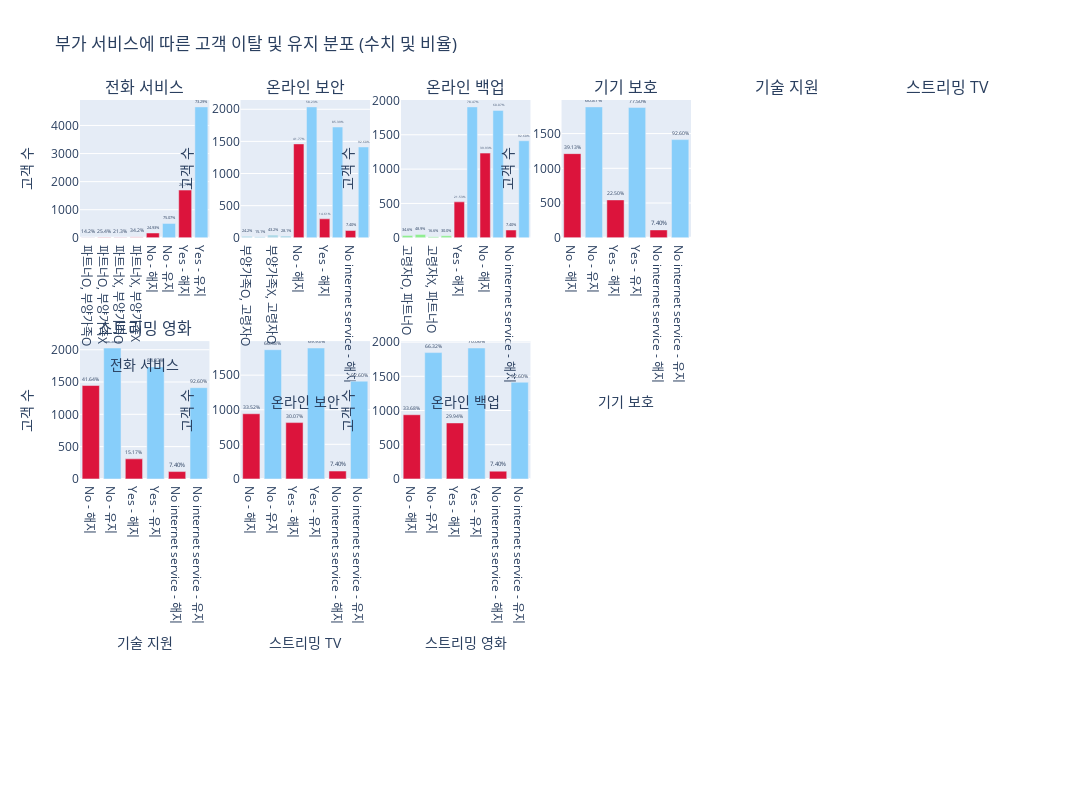

This figure's notebook cell:
### Code cell
for i, field in enumerate(fields):
    for value in df[field].unique():
        filtered_df = df[df[field] == value]
        churn_yes = filtered_df[filtered_df['Churn'] == 'Yes']
        churn_no = filtered_df[filtered_df['Churn'] == 'No']
        total = len(churn_yes) + len(churn_no)
        yes_percentage = (len(churn_yes) / total) * 100
        no_percentage = (len(churn_no) / total) * 100
        fig.add_trace(go.Bar(x=[f'{value} - 해지'], y=[len(churn_yes)], name='해지', marker_color='crimson', text=f'{yes_percentage:.2f}%'), row=(i//4)+1, col=(i%4)+1)
        fig.add_trace(go.Bar(x=[f'{value} - 유지'], y=[len(churn_no)], name='유지', marker_color='lightskyblue', text=f'{no_percentage:.2f}%'), row=(i//4)+1, col=(i%4)+1)
    fig.update_xaxes(title_text=titles[i], row=(i//4)+1, col=(i%4)+1)
    fig.update_yaxes(title_text="고객 수", row=(i//4)+1, col=(i%4)+1)
fig.update_traces(textposition='outside')
fig.update_layout(barmode='group', title_text='부가 서비스에 따른 고객 이탈 및 유지 분포 (수치 및 비율)', height=800, width=1500, showlegend=False)

fig.show()

### Figure 1 — Plotly figure (JSON) as saved in the notebook; plotly's stock layout.template omitted (floating-point values rounded to 4 significant figures)
{"data": [{"marker": {"color": "lightpink"}, "name": "파트너 및 부양 가족 여부", "text": ["14.2%", "25.4%", "21.3%", "34.2%"], "textposition": "outside", "type": "bar", "x": ["파트너O, 부양가족O", "파트너O, 부양가족X", "파트너X, 부양가족O", "파트너X, 부양가족X"], "xaxis": "x", "y": [14.24, 25.41, 21.33, 34.24], "yaxis": "y"}, {"marker": {"color": "lightblue"}, "name": "부양 가족 및 고령자 여부", "text": ["24.2%", "15.1%", "43.2%", "28.1%"], "textposition": "outside", "type": "bar", "x": ["부양가족O, 고령자O", "부양가족O, 고령자X", "부양가족X, 고령자O", "부양가족X, 고령자X"], "xaxis": "x2", "y": [24.18, 15.06, 43.2, 28.05], "yaxis": "y2"}, {"marker": {"color": "lightgreen"}, "name": "고령자 및 파트너 여부", "text": ["34.6%", "48.9%", "16.6%", "30.0%"], "textposition": "outside", "type": "bar", "x": ["고령자O, 파트너O", "고령자O, 파트너X", "고령자X, 파트너O", "고령자X, 파트너X"], "xaxis": "x3", "y": [34.55, 48.86, 16.65, 30.01], "yaxis": "y3"}, {"marker": {"color": "crimson"}, "name": "해지", "text": "24.93%", "textposition": "outside", "type": "bar", "x": ["No - 해지"], "xaxis": "x", "y": [170], "yaxis": "y"}, {"marker": {"color": "lightskyblue"}, "name": "유지", "text": "75.07%", "textposition": "outside", "type": "bar", "x": ["No - 유지"], "xaxis": "x", "y": [512], "yaxis": "y"}, {"marker": {"color": "crimson"}, "name": "해지", "text": "26.71%", "textposition": "outside", "type": "bar", "x": ["Yes - 해지"], "xaxis": "x", "y": [1699], "yaxis": "y"}, {"marker": {"color": "lightskyblue"}, "name": "유지", "text": "73.29%", "textposition": "outside", "type": "bar", "x": ["Yes - 유지"], "xaxis": "x", "y": [4662], "yaxis": "y"}, {"marker": {"color": "crimson"}, "name": "해지", "text": "41.77%", "textposition": "outside", "type": "bar", "x": ["No - 해지"], "xaxis": "x2", "y": [1461], "yaxis": "y2"}, {"marker": {"color": "lightskyblue"}, "name": "유지", "text": "58.23%", "textposition": "outside", "type": "bar", "x": ["No - 유지"], "xaxis": "x2", "y": [2037], "yaxis": "y2"}, {"marker": {"color": "crimson"}, "name": "해지", "text": "14.61%", "textposition": "outside", "type": "bar", "x": ["Yes - 해지"], "xaxis": "x2", "y": [295], "yaxis": "y2"}, {"marker": {"color": "lightskyblue"}, "name": "유지", "text": "85.39%", "textposition": "outside", "type": "bar", "x": ["Yes - 유지"], "xaxis": "x2", "y": [1724], "yaxis": "y2"}, {"marker": {"color": "crimson"}, "name": "해지", "text": "7.40%", "textposition": "outside", "type": "bar", "x": ["No internet service - 해지"], "xaxis": "x2", "y": [113], "yaxis": "y2"}, {"marker": {"color": "lightskyblue"}, "name": "유지", "text": "92.60%", "textposition": "outside", "type": "bar", "x": ["No internet service - 유지"], "xaxis": "x2", "y": [1413], "yaxis": "y2"}, {"marker": {"color": "crimson"}, "name": "해지", "text": "21.53%", "textposition": "outside", "type": "bar", "x": ["Yes - 해지"], "xaxis": "x3", "y": [523], "yaxis": "y3"}, {"marker": {"color": "lightskyblue"}, "name": "유지", "text": "78.47%", "textposition": "outside", "type": "bar", "x": ["Yes - 유지"], "xaxis": "x3", "y": [1906], "yaxis": "y3"}, {"marker": {"color": "crimson"}, "name": "해지", "text": "39.93%", "textposition": "outside", "type": "bar", "x": ["No - 해지"], "xaxis": "x3", "y": [1233], "yaxis": "y3"}, {"marker": {"color": "lightskyblue"}, "name": "유지", "text": "60.07%", "textposition": "outside", "type": "bar", "x": ["No - 유지"], "xaxis": "x3", "y": [1855], "yaxis": "y3"}, {"marker": {"color": "crimson"}, "name": "해지", "text": "7.40%", "textposition": "outside", "type": "bar", "x": ["No internet service - 해지"], "xaxis": "x3", "y": [113], "yaxis": "y3"}, {"marker": {"color": "lightskyblue"}, "name": "유지", "text": "92.60%", "textposition": "outside", "type": "bar", "x": ["No internet service - 유지"], "xaxis": "x3", "y": [1413], "yaxis": "y3"}, {"marker": {"color": "crimson"}, "name": "해지", "text": "39.13%", "textposition": "outside", "type": "bar", "x": ["No - 해지"], "xaxis": "x4", "y": [1211], "yaxis": "y4"}, {"marker": {"color": "lightskyblue"}, "name": "유지", "text": "60.87%", "textposition": "outside", "type": "bar", "x": ["No - 유지"], "xaxis": "x4", "y": [1884], "yaxis": "y4"}, {"marker": {"color": "crimson"}, "name": "해지", "text": "22.50%", "textposition": "outside", "type": "bar", "x": ["Yes - 해지"], "xaxis": "x4", "y": [545], "yaxis": "y4"}, {"marker": {"color": "lightskyblue"}, "name": "유지", "text": "77.50%", "textposition": "outside", "type": "bar", "x": ["Yes - 유지"], "xaxis": "x4", "y": [1877], "yaxis": "y4"}, {"marker": {"color": "crimson"}, "name": "해지", "text": "7.40%", "textposition": "outside", "type": "bar", "x": ["No internet service - 해지"], "xaxis": "x4", "y": [113], "yaxis": "y4"}, {"marker": {"color": "lightskyblue"}, "name": "유지", "text": "92.60%", "textposition": "outside", "type": "bar", "x": ["No internet service - 유지"], "xaxis": "x4", "y": [1413], "yaxis": "y4"}, {"marker": {"color": "crimson"}, "name": "해지", "text": "41.64%", "textposition": "outside", "type": "bar", "x": ["No - 해지"], "xaxis": "x7", "y": [1446], "yaxis": "y7"}, {"marker": {"color": "lightskyblue"}, "name": "유지", "text": "58.36%", "textposition": "outside", "type": "bar", "x": ["No - 유지"], "xaxis": "x7", "y": [2027], "yaxis": "y7"}, {"marker": {"color": "crimson"}, "name": "해지", "text": "15.17%", "textposition": "outside", "type": "bar", "x": ["Yes - 해지"], "xaxis": "x7", "y": [310], "yaxis": "y7"}, {"marker": {"color": "lightskyblue"}, "name": "유지", "text": "84.83%", "textposition": "outside", "type": "bar", "x": ["Yes - 유지"], "xaxis": "x7", "y": [1734], "yaxis": "y7"}, {"marker": {"color": "crimson"}, "name": "해지", "text": "7.40%", "textposition": "outside", "type": "bar", "x": ["No internet service - 해지"], "xaxis": "x7", "y": [113], "yaxis": "y7"}, {"marker": {"color": "lightskyblue"}, "name": "유지", "text": "92.60%", "textposition": "outside", "type": "bar", "x": ["No internet service - 유지"], "xaxis": "x7", "y": [1413], "yaxis": "y7"}, {"marker": {"color": "crimson"}, "name": "해지", "text": "33.52%", "textposition": "outside", "type": "bar", "x": ["No - 해지"], "xaxis": "x8", "y": [942], "yaxis": "y8"}, {"marker": {"color": "lightskyblue"}, "name": "유지", "text": "66.48%", "textposition": "outside", "type": "bar", "x": ["No - 유지"], "xaxis": "x8", "y": [1868], "yaxis": "y8"}, {"marker": {"color": "crimson"}, "name": "해지", "text": "30.07%", "textposition": "outside", "type": "bar", "x": ["Yes - 해지"], "xaxis": "x8", "y": [814], "yaxis": "y8"}, {"marker": {"color": "lightskyblue"}, "name": "유지", "text": "69.93%", "textposition": "outside", "type": "bar", "x": ["Yes - 유지"], "xaxis": "x8", "y": [1893], "yaxis": "y8"}, {"marker": {"color": "crimson"}, "name": "해지", "text": "7.40%", "textposition": "outside", "type": "bar", "x": ["No internet service - 해지"], "xaxis": "x8", "y": [113], "yaxis": "y8"}, {"marker": {"color": "lightskyblue"}, "name": "유지", "text": "92.60%", "textposition": "outside", "type": "bar", "x": ["No internet service - 유지"], "xaxis": "x8", "y": [1413], "yaxis": "y8"}, {"marker": {"color": "crimson"}, "name": "해지", "text": "33.68%", "textposition": "outside", "type": "bar", "x": ["No - 해지"], "xaxis": "x9", "y": [938], "yaxis": "y9"}, {"marker": {"color": "lightskyblue"}, "name": "유지", "text": "66.32%", "textposition": "outside", "type": "bar", "x": ["No - 유지"], "xaxis": "x9", "y": [1847], "yaxis": "y9"}, {"marker": {"color": "crimson"}, "name": "해지", "text": "29.94%", "textposition": "outside", "type": "bar", "x": ["Yes - 해지"], "xaxis": "x9", "y": [818], "yaxis": "y9"}, {"marker": {"color": "lightskyblue"}, "name": "유지", "text": "70.06%", "textposition": "outside", "type": "bar", "x": ["Yes - 유지"], "xaxis": "x9", "y": [1914], "yaxis": "y9"}, {"marker": {"color": "crimson"}, "name": "해지", "text": "7.40%", "textposition": "outside", "type": "bar", "x": ["No internet service - 해지"], "xaxis": "x9", "y": [113], "yaxis": "y9"}, {"marker": {"color": "lightskyblue"}, "name": "유지", "text": "92.60%", "textposition": "outside", "type": "bar", "x": ["No internet service - 유지"], "xaxis": "x9", "y": [1413], "yaxis": "y9"}], "layout": {"annotations": [{"font": {"size": 16}, "showarrow": false, "text": "전화 서비스", "x": 0.06944, "xanchor": "center", "xref": "paper", "y": 1, "yanchor": "bottom", "yref": "paper"}, {"font": {"size": 16}, "showarrow": false, "text": "온라인 보안", "x": 0.2417, "xanchor": "center", "xref": "paper", "y": 1, "yanchor": "bottom", "yref": "paper"}, {"font": {"size": 16}, "showarrow": false, "text": "온라인 백업", "x": 0.4139, "xanchor": "center", "xref": "paper", "y": 1, "yanchor": "bottom", "yref": "paper"}, {"font": {"size": 16}, "showarrow": false, "text": "기기 보호", "x": 0.5861, "xanchor": "center", "xref": "paper", "y": 1, "yanchor": "bottom", "yref": "paper"}, {"font": {"size": 16}, "showarrow": false, "text": "기술 지원", "x": 0.7583, "xanchor": "center", "xref": "paper", "y": 1, "yanchor": "bottom", "yref": "paper"}, {"font": {"size": 16}, "showarrow": false, "text": "스트리밍 TV", "x": 0.9306, "xanchor": "center", "xref": "paper", "y": 1, "yanchor": "bottom", "yref": "paper"}, {"font": {"size": 16}, "showarrow": false, "text": "스트리밍 영화", "x": 0.06944, "xanchor": "center", "xref": "paper", "y": 0.6111, "yanchor": "bottom", "yref": "paper"}], "barmode": "group", "height": 800, "showlegend": false, "title": {"text": "부가 서비스에 따른 고객 이탈 및 유지 분포 (수치 및 비율)"}, "width": 1500, "xaxis": {"anchor": "y", "domain": [0, 0.1389], "title": {"text": "전화 서비스"}}, "xaxis10": {"anchor": "y10", "domain": [0.5167, 0.6556]}, "xaxis11": {"anchor": "y11", "domain": [0.6889, 0.8278]}, "xaxis12": {"anchor": "y12", "domain": [0.8611, 1]}, "xaxis13": {"anchor": "y13", "domain": [0, 0.1389]}, "xaxis14": {"anchor": "y14", "domain": [0.1722, 0.3111]}, "xaxis15": {"anchor": "y15", "domain": [0.3444, 0.4833]}, "xaxis16": {"anchor": "y16", "domain": [0.5167, 0.6556]}, "xaxis17": {"anchor": "y17", "domain": [0.6889, 0.8278]}, "xaxis18": {"anchor": "y18", "domain": [0.8611, 1]}, "xaxis2": {"anchor": "y2", "domain": [0.1722, 0.3111], "title": {"text": "온라인 보안"}}, "xaxis3": {"anchor": "y3", "domain": [0.3444, 0.4833], "title": {"text": "온라인 백업"}}, "xaxis4": {"anchor": "y4", "domain": [0.5167, 0.6556], "title": {"text": "기기 보호"}}, "xaxis5": {"anchor": "y5", "domain": [0.6889, 0.8278]}, "xaxis6": {"anchor": "y6", "domain": [0.8611, 1]}, "xaxis7": {"anchor": "y7", "domain": [0, 0.1389], "title": {"text": "기술 지원"}}, "xaxis8": {"anchor": "y8", "domain": [0.1722, 0.3111], "title": {"text": "스트리밍 TV"}}, "xaxis9": {"anchor": "y9", "domain": [0.3444, 0.4833], "title": {"text": "스트리밍 영화"}}, "yaxis": {"anchor": "x", "domain": [0.7778, 1], "title": {"text": "고객 수"}}, "yaxis10": {"anchor": "x10", "domain": [0.3889, 0.6111]}, "yaxis11": {"anchor": "x11", "domain": [0.3889, 0.6111]}, "yaxis12": {"anchor": "x12", "domain": [0.3889, 0.6111]}, "yaxis13": {"anchor": "x13", "domain": [0, 0.2222]}, "yaxis14": {"anchor": "x14", "domain": [0, 0.2222]}, "yaxis15": {"anchor": "x15", "domain": [0, 0.2222]}, "yaxis16": {"anchor": "x16", "domain": [0, 0.2222]}, "yaxis17": {"anchor": "x17", "domain": [0, 0.2222]}, "yaxis18": {"anchor": "x18", "domain": [0, 0.2222]}, "yaxis2": {"anchor": "x2", "domain": [0.7778, 1], "title": {"text": "고객 수"}}, "yaxis3": {"anchor": "x3", "domain": [0.7778, 1], "title": {"text": "고객 수"}}, "yaxis4": {"anchor": "x4", "domain": [0.7778, 1], "title": {"text": "고객 수"}}, "yaxis5": {"anchor": "x5", "domain": [0.7778, 1]}, "yaxis6": {"anchor": "x6", "domain": [0.7778, 1]}, "yaxis7": {"anchor": "x7", "domain": [0.3889, 0.6111], "title": {"text": "고객 수"}}, "yaxis8": {"anchor": "x8", "domain": [0.3889, 0.6111], "title": {"text": "고객 수"}}, "yaxis9": {"anchor": "x9", "domain": [0.3889, 0.6111], "title": {"text": "고객 수"}}}}
